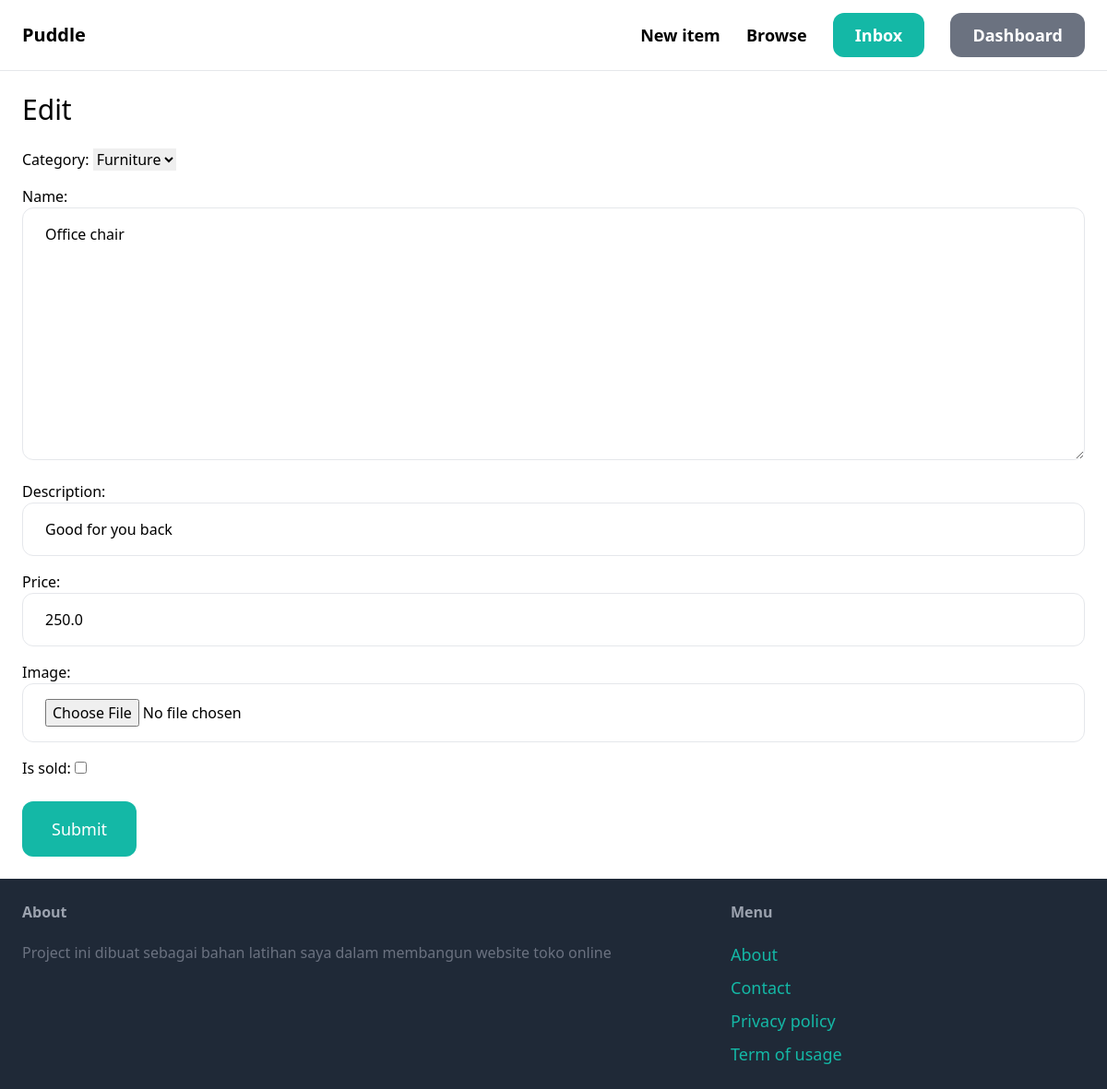
The page /items/2/edit/ (signed in) on the database its author committed.
### item/models.py (models this page shows, shortened)
class Item(models.Model):
    category = models.ForeignKey(Category, related_name="items", on_delete=models.CASCADE)
    name = models.TextField(blank=True, null=True)
    description = models.TextField(blank=True, null=True)
    price = models.FloatField()
    image = models.ImageField(upload_to="item_images", blank=True, null=True)
    is_sold = models.BooleanField(default=False)
    created_by = models.ForeignKey(User, related_name="item", on_delete=models.CASCADE)
    created_at = models.DateTimeField(auto_now_add=True)

class Category(models.Model):
    name = models.CharField(max_length=255)
    class Meta:
        ordering =("name",)
        verbose_name_plural = "Categories"
    def __str__(self):
        return self.name

### item/views.py (the view)
# urls.py: path("<int:pk>/edit/", views.edit, name="edit")
@login_required
def edit(request, pk):
    item = get_object_or_404(Item, pk=pk,created_by=request.user)
    if request.method == "POST":
        form = EditItemForm(request.POST, request.FILES, instance=item)
        if form.is_valid():
            item.save()
            return redirect("item:detail", pk=item.id)
    else:
        form=EditItemForm(instance=item)
    return render(request, "item/form.html",{
        "form" : form,
        "title" : "Edit",
    })

### item/forms.py
class EditItemForm(forms.ModelForm):
    class Meta:
        model = Item
        fields = ("category","name","description","price","image","is_sold")
        widgets ={
             "name": forms.Textarea(attrs={
                 "class":CLASS_INPUT
            }),
             "description": forms.TextInput(attrs={
                 "class":CLASS_INPUT
            }),
            "price": forms.TextInput(attrs={
                 "class":CLASS_INPUT
            }),
            "image": forms.FileInput(attrs={
                 "class":CLASS_INPUT
            }),
        }

### item/templates/item/form.html (shortened to what this page needs)
{% extends "core/base.html" %}
{% block content %}
<h1 class="mb-6 text-3xl">{{title}}</h1>
 <form method ="post" action="." enctype="multipart/form-data">
    <div class="space-y-4">
        {{form.as_p}}
    </div>
        <button class="mt-6 py-4 px-8 text-lg bg-teal-500 hover:bg-teal-700 rounded-xl text-white">Submit</button>
</form>
{% endblock %}

### rows shown on the page
Item: category "Furniture", description "Good for you back", price "250.0"
Category: name "Office chair"

### other values the page prints
{{ title }} "Edit"
